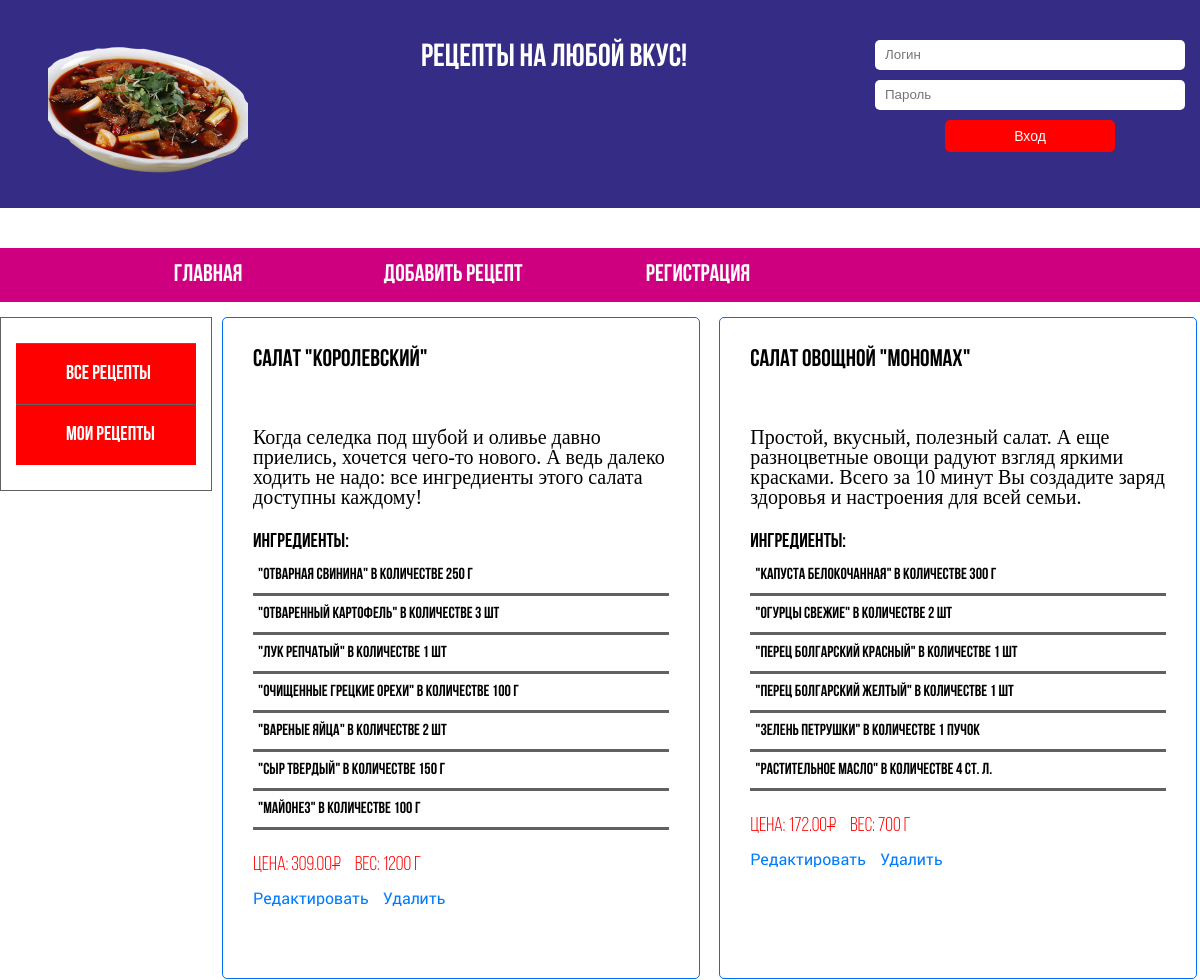
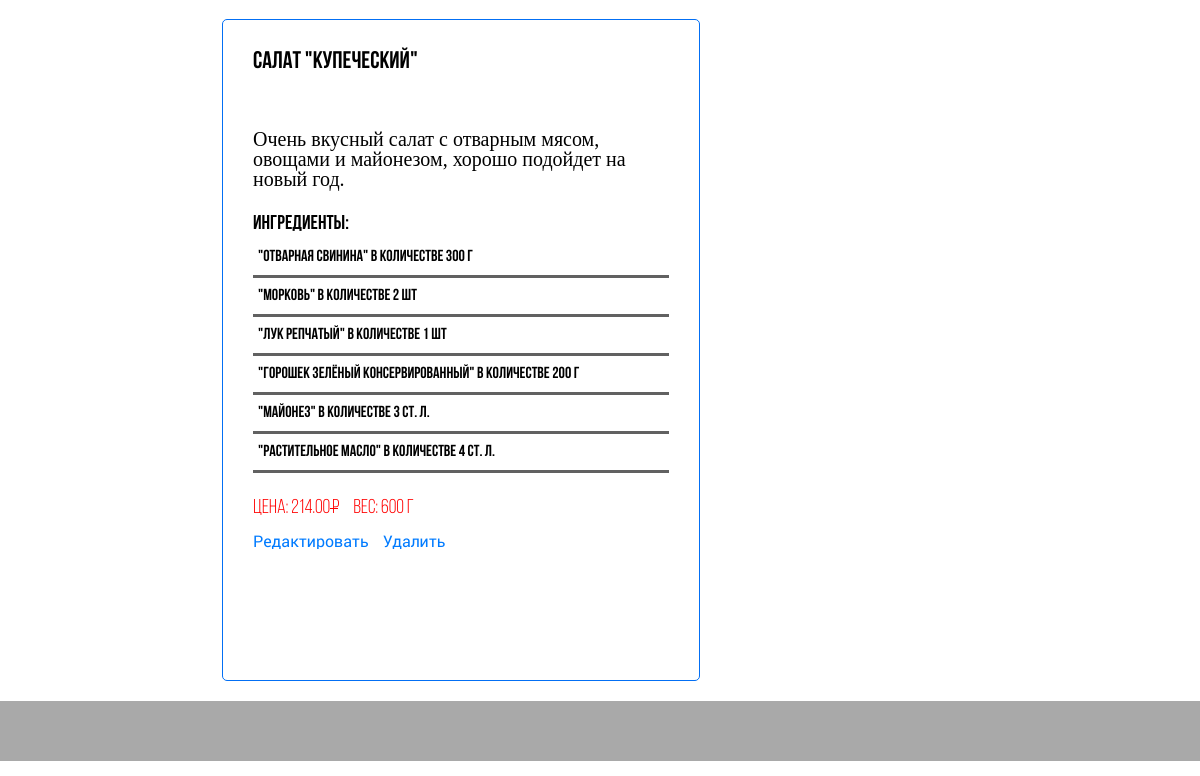
The page / on the database its author committed (2 pictures, top to bottom).
### receipts/models.py (models this page shows, shortened)
class Recipe(models.Model):
    author = models.ForeignKey('auth.User', on_delete=models.CASCADE, null=True, )
    name = models.CharField(max_length=255)
    total_cost = models.DecimalField(max_digits=8, decimal_places=2,)
    total_weight = models.PositiveIntegerField()
    description = models.TextField()

### receipts/views.py (the view)
# urls.py: path('', views.receipt_list, name='home'),
def receipt_list(request):
    receipts = Recipe.objects.all()
    receipts_data = []
    for r in receipts:
        receipt_data = {
            'id' : r.id,
            'name' : r.name,
            'cost' : r.total_cost,
            'weight' : r.total_weight,
            'description' : r.description,
            'components' : list(map(lambda x: str(x), list(r.ingredient_set.all()))),
        }
        receipts_data.append(receipt_data)
    context = { 'receipts_data' : receipts_data, }
    return render(request, 'home.html', context)

### receipts/models.py (called while the page is built)
    def __str__(self):
        return  "\"" + self.product.name + "\"" + " в количестве " + str(self.qty) + " " + self.unit

### templates/home.html
{% extends 'base.html' %}
{% block content %}
  <aside class = "catalog">
    <ul class = "catalog_list">
      <li><a href="{% url 'home' %}">Все рецепты</a></li>
      <li><a href="{% url 'my_receipts' %}">Мои рецепты</a></li>
    </ul>
  </aside>
  <div class = "receipts">
    {% for receipt in receipts_data %}
      <div class = "receipt_object" style = "margin-bottom: 20px;">
        <span class = "receipt_object-title">{{receipt.name}}</span>
        <div class = "receipt_object-content">
          <p class="des">{{receipt.description}}</p>
          <span class = "receipt_object-ing">Ингредиенты:</span>
          <ul class = "computers_object-characteristics">
            {% for ingredient in receipt.components %}
              <li class="line"><span class="ingredient">{{ingredient}}</span></li>
            {% endfor %}
          </ul>
          <span class = "price">Цена: {{receipt.cost}}<span class="comp_ruble">Р</span></span>
          <span class = "price">Вес: {{receipt.weight}} г </span>
          <div class="card-body">
            <a href="/recipe/{{receipt.id}}/" class="card-link">Редактировать</a>
            <a href="#" class="card-link">Удалить</a>
          </div>
        </div>
      </div>
    {% endfor %}
  </div>
{% endblock content %}

### templates/base.html (shortened to what this page needs)
<!DOCTYPE html>
{% load static %}
<html lang="ru-RU">
    <head>
        <link href="{% static 'css/fonts.css' %}" rel="stylesheet" type="text/css" />
        <link href="{% static 'css/bebas_fonts.css' %}" rel="stylesheet" type="text/css" />
        <link href="{% static 'css/2.css' %}" rel="stylesheet" type="text/css" />
        <link href="{% static 'css/3.css' %}" rel="stylesheet" type="text/css" />
        <link href="{% static 'css/1.css' %}" rel="stylesheet" type="text/css" />
        <link href="{% static 'css/header.css' %}" rel="stylesheet" type="text/css" />
        <link href="{% static 'css/footer.css' %}" rel="stylesheet" type="text/css" />
        <link href="{% static 'css/menu.css' %}" rel="stylesheet" type="text/css" />
        <link href="{% static 'css/banners.css' %}" rel="stylesheet" type="text/css" />
        <link href="{% static 'css/catalog.css' %}" rel="stylesheet" type="text/css" />
        <link href="{% static 'css/basket.css' %}" rel="stylesheet" type="text/css" />
        <link href="{% static 'css/reg.css' %}" rel="stylesheet" type="text/css" />
        <link href="{% static 'css/styles.css' %}" rel="stylesheet" type="text/css" />
    </head>
    <body>
        <div class="wrapper">
            <header>
                <section class="head">
                    <div class="header">
                        <div class="header_logo">
                            <a href="">
                                <img src="{% static 'images/food.png' %}" width="200px" />
                            </a>
                        </div>
                        <div class="header_title">
                            <h1 class="tit">
                               Рецепты на любой вкус!
                            </h1>
                        </div>
                        <div class="header_auto">
                            {% if user.is_authenticated %}
                            <div class="w"><span class="auth">Вы вошли как {{ user.username }}!</span></div>
                            <form action="/logout/" method="POST"> {% csrf_token %}
                                <input class="g_btn" type="submit" name="entry" value="Выход"/>
                            </form>
                            {% else %}
                            <form action="/log/" method="POST"> {% csrf_token %}
                                <input class = "main_auto" type="text" name="login" placeholder="Логин" />
                                <input class = "main_auto" type="password" name="password" placeholder="Пароль" />
                                <input class="g_btn" type="submit" name="entry" value="Вход"/>
                            </form>
                            {% endif %}
                        </div>
                    </div>
                </section>
            </header>
            <nav class="main_nav">
                <ul class="main_nav-list">
                    <li><a href="{% url 'home' %}" >Главная</a></li>
                    <li><a href="" >Добавить рецепт</a></li>
                    <li><a href="{% url 'signup' %}" >Регистрация</a></li>
                </ul>
            </nav>
            <main class = "main_content">
                {% block content %}
                {% endblock content %}
            </main>
            <footer>
                <div class="footer">
            </footer>
        </div>
    </body>
</html>

### static/css/2.css (style rules this page uses)
html, body, div, span, applet, object, iframe, h1, h2, h3, h4, h5, h6, p, blockquote, pre, a, abbr, acronym, address, big, cite, code, del, dfn, em, img, ins, kbd, q, s, samp, small, strike, strong, sub, sup, tt, var, b, u, i, center, dl, dt, dd, ol, ul, li, fieldset, form, label, legend, table, caption, tbody, tfoot, thead, tr, th, td, article, aside, canvas, details, embed, figure, figcaption, footer, header, hgroup, menu, nav, output, ruby, section, summary, time, mark, audio, video { margin: 0; padding: 0; border: 0; font-size: 100%; font: inherit; vertical-align: baseline; }
article, aside, details, figcaption, figure, footer, header, hgroup, menu, nav, section { display: block; }
body { line-height: 1; }
ul { display: block; list-style-type: disc; margin-inline-start: 0px; margin-inline-end: 0px; padding-inline-start: 0px; }
ol, ul, li { list-style-type: none; }
section { position: relative; margin-bottom: 15px; }
input, select, button { outline: none; }

### static/css/3.css (style rules this page uses)
html { font-size: 16px; }
body { font-family: "RobotoRegular", "Times New Roman", "sans-serif"; }
a { text-decoration: none; color: #000; }

### static/css/1.css (style rules this page uses)
.wrapper { width: 100%; max-width: 1200px; margin: 0 auto }
.g_btn { display: inline-block; width: 50%; background-color: red; border-radius: 5px; color: white; line-height: 30px; font-size: .875rem; text-align: center; border: none; margin-bottom: 10px; cursor: pointer; }

### static/css/header.css (style rules this page uses)
.tit { word-break: break-word; font-size: 2rem; font-weight: 600; line-height: 1.125; font-family: "Bebas"; }
.head { background-color: #352c85; color: #fff; }
.header { padding-top: 40px; margin-bottom: 40px; overflow: hidden; text-align: center; }
.header_title { display: inline-block; text-align: center; width: 380px; }
.header_logo { float: left; text-align: left; margin-left: 3rem; margin-bottom: 2rem; }
.header_auto { float: right; text-align: center; width: 100%; max-width: 340px; }

### static/css/footer.css (style rules this page uses)
.footer { margin: 0 auto 15px; padding: 50px 50px 10px 50px; background-color: #a9a9a9; width: 91.74%; overflow: hidden; }

### static/css/menu.css (style rules this page uses)
.main_nav { background-color: #ce0080; padding: 0 110px; position: relative; margin-bottom: 15px; }
.main_nav-list > li { display: inline-block; vertical-align: top; margin-right: 45px; width: 20%; text-align: center; }
li:last-child { margin-right: 0; }
.main_nav-list a { display: block; width: 100%; height: 100%; padding: 15px 0; font-family: "Bebas"; font-weight: 700; font-size: 1.5rem; color: white; text-transform: uppercase; }

### static/css/banners.css (style rules this page uses)
.main_auto { width:100%; max-width: 270px; border-radius: 5px; line-height: 30px; height: 30px; padding: 0 10px; border: none; margin-bottom: 10px; }

### static/css/catalog.css (style rules this page uses)
.main_content { overflow: hidden; }
.catalog { float: left; width: 15%; padding: 25px 15px 25px; margin-bottom: 40px; margin-right: 10px; border: 1px solid #616161 }
.catalog_list > li { border-top: 1px solid #616161; background-color: red; }
.catalog_list > li > a { position: relative; display: block; width: 100%; height: 100%; padding: 20px 0 20px 50px; color:white; font-family: "Bebas"; font-weight: 700; font-size: 1.25rem; }
.receipts { overflow: hidden; }
.receipt_object { float: left; width: 42.5%; height: 600px; margin-right: 2%; margin-bottom: 20px; border: 1px solid #036ff4; border-radius: 5px; padding: 30px; }
.receipt_object:nth-child(2n + 2) { margin-right: 0; }
.receipt_object-title { display: block; margin-bottom: 55px; font-family: "Bebas"; font-weight: 700; font-size: 1.5rem; }
.receipt_object-ing { display: block; width: 100%; margin-bottom: 15px; font-family: "Bebas"; font-weight: 700; font-size: 1.25rem; }
.receipt_object-content { overflow: hidden; }
.computers_object-characteristics { float: left; width: 100%; margin-bottom: 15px; margin-right: 15px; font-family: "Bebas"; font-weight: 700; font-size: 1rem; }
.card-body > a { color: #007bff; text-decoration: none; margin-right: 10px; background-color: transparent; }
.line { margin-bottom: 10px; padding-bottom: 10px; border-bottom: 3px solid #616161; }
.des { font-family: "BebasBold"; font-size: 1.25rem; margin-bottom: 25px; }
.ingredient { padding: 5px; }
.price { display: inline-block; position: relative; text-transform: uppercase; font-family: "Bebas"; font-weight: 400; font-size: 1.25rem; margin-bottom: 15px; color: red; }
.comp_ruble { position: relative; margin-right:10px; margin-left:2px; }
.comp_ruble:after { content: ""; display: block; position: absolute; width: 8px; bottom: 9px; right: 1px; border-bottom: 1px solid red; }

### rows shown on the page
Recipe: name "Салат \"Королевский\"", description "Когда селедка под шубой и оливье давно приелись, хочется чего-то нового. А ведь далеко ходить не надо: все ингредиенты этого салата доступны каждому!", cost "309.00"
Recipe: name "Салат овощной \"Мономах\"", description "Простой, вкусный, полезный салат. А еще разноцветные овощи радуют взгляд яркими красками. Всего за 10 минут Вы создадите заряд здоровья и настроения для всей семьи.", cost "172.00"
Recipe: name "Салат \"Купеческий\"", description "Очень вкусный салат с отварным мясом, овощами и майонезом, хорошо подойдет на новый год.", cost "214.00"

### other values the page prints
{{ ingredient }} "\"Отварная свинина\" в количестве 250 г" "\"Отваренный картофель\" в количестве 3 шт" "\"Лук репчатый\" в количестве 1 шт" "\"Очищенные грецкие орехи\" в количестве 100 г" "\"Вареные яйца\" в количестве 2 шт" "\"Сыр твердый\" в количестве 150 г" "\"Майонез\" в количестве 100 г" "\"Капуста белокочанная\" в количестве 300 г" "\"Огурцы свежие\" в количестве 2 шт" "\"Перец болгарский красный\" в количестве 1 шт" "\"Перец болгарский желтый\" в количестве 1 шт" "\"Зелень петрушки\" в количестве 1 пучок" "\"Растительное масло\" в количестве 4 ст. л." "\"Отварная свинина\" в количестве 300 г" "\"Морковь\" в количестве 2 шт" "\"Лук репчатый\" в количестве 1 шт" "\"Горошек зелёный консервированный\" в количестве 200 г" "\"Майонез\" в количестве 3 ст. л." "\"Растительное масло\" в количестве 4 ст. л."
{{ receipt.weight }} "1200" "700" "600"
